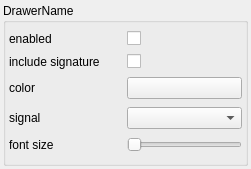
<?xml version="1.0" encoding="UTF-8"?>
<ui version="4.0">
 <class>Form</class>
 <widget class="QWidget" name="Form">
  <property name="geometry">
   <rect>
    <x>0</x>
    <y>0</y>
    <width>251</width>
    <height>169</height>
   </rect>
  </property>
  <property name="windowTitle">
   <string>Form</string>
  </property>
  <layout class="QVBoxLayout" name="verticalLayout">
   <property name="spacing">
    <number>3</number>
   </property>
   <property name="leftMargin">
    <number>3</number>
   </property>
   <property name="topMargin">
    <number>3</number>
   </property>
   <property name="rightMargin">
    <number>3</number>
   </property>
   <property name="bottomMargin">
    <number>3</number>
   </property>
   <item>
    <widget class="QGroupBox" name="drawer_group_box">
     <property name="title">
      <string>DrawerName</string>
     </property>
     <layout class="QGridLayout" name="gridLayout" columnstretch="1,1">
      <property name="leftMargin">
       <number>3</number>
      </property>
      <property name="topMargin">
       <number>3</number>
      </property>
      <property name="rightMargin">
       <number>3</number>
      </property>
      <property name="bottomMargin">
       <number>3</number>
      </property>
      <property name="spacing">
       <number>3</number>
      </property>
      <item row="2" column="1">
       <widget class="QPushButton" name="color_picker_button">
        <property name="text">
         <string/>
        </property>
       </widget>
      </item>
      <item row="3" column="0">
       <widget class="QLabel" name="signal_label">
        <property name="text">
         <string>signal</string>
        </property>
       </widget>
      </item>
      <item row="1" column="1">
       <widget class="QCheckBox" name="include_signature_check_box">
        <property name="text">
         <string/>
        </property>
       </widget>
      </item>
      <item row="2" column="0">
       <widget class="QLabel" name="color_label">
        <property name="text">
         <string>color</string>
        </property>
       </widget>
      </item>
      <item row="0" column="1">
       <widget class="QCheckBox" name="enabled_check_box">
        <property name="text">
         <string/>
        </property>
       </widget>
      </item>
      <item row="1" column="0">
       <widget class="QLabel" name="include_signature_label">
        <property name="text">
         <string>include signature</string>
        </property>
       </widget>
      </item>
      <item row="3" column="1">
       <widget class="QComboBox" name="signal_combo_box"/>
      </item>
      <item row="0" column="0">
       <widget class="QLabel" name="enabled_label">
        <property name="text">
         <string>enabled</string>
        </property>
       </widget>
      </item>
      <item row="4" column="0">
       <widget class="QLabel" name="font_size_label">
        <property name="text">
         <string>font size</string>
        </property>
       </widget>
      </item>
      <item row="4" column="1">
       <widget class="QSlider" name="font_size_slider">
        <property name="orientation">
         <enum>Qt::Horizontal</enum>
        </property>
       </widget>
      </item>
     </layout>
    </widget>
   </item>
  </layout>
 </widget>
 <resources/>
 <connections/>
</ui>
